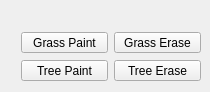
         <widget class="QWidget" name="tab_6" >
          <attribute name="title" >
           <string>Vegetation</string>
          </attribute>
          <widget class="QWidget" name="layoutWidget" >
           <property name="geometry" >
            <rect>
             <x>21</x>
             <y>31</y>
             <width>180</width>
             <height>52</height>
            </rect>
           </property>
           <layout class="QVBoxLayout" >
            <item>
             <layout class="QHBoxLayout" >
              <item>
               <widget class="QToolButton" name="grassPaint" >
                <property name="sizePolicy" >
                 <sizepolicy vsizetype="Fixed" hsizetype="Expanding" >
                  <horstretch>0</horstretch>
                  <verstretch>0</verstretch>
                 </sizepolicy>
                </property>
                <property name="toolTip" >
                 <string>Grass Paint</string>
                </property>
                <property name="text" >
                 <string>Grass Paint</string>
                </property>
                <property name="checkable" >
                 <bool>true</bool>
                </property>
               </widget>
              </item>
              <item>
               <widget class="QToolButton" name="grassErase" >
                <property name="sizePolicy" >
                 <sizepolicy vsizetype="Fixed" hsizetype="Expanding" >
                  <horstretch>0</horstretch>
                  <verstretch>0</verstretch>
                 </sizepolicy>
                </property>
                <property name="toolTip" >
                 <string>Grass Erase</string>
                </property>
                <property name="text" >
                 <string>Grass Erase</string>
                </property>
                <property name="checkable" >
                 <bool>true</bool>
                </property>
               </widget>
              </item>
             </layout>
            </item>
            <item>
             <layout class="QHBoxLayout" >
              <item>
               <widget class="QToolButton" name="treePaint" >
                <property name="sizePolicy" >
                 <sizepolicy vsizetype="Fixed" hsizetype="Expanding" >
                  <horstretch>0</horstretch>
                  <verstretch>0</verstretch>
                 </sizepolicy>
                </property>
                <property name="toolTip" >
                 <string>Tree Paint</string>
                </property>
                <property name="text" >
                 <string>Tree Paint</string>
                </property>
                <property name="checkable" >
                 <bool>true</bool>
                </property>
               </widget>
              </item>
              <item>
               <widget class="QToolButton" name="treeErase" >
                <property name="sizePolicy" >
                 <sizepolicy vsizetype="Fixed" hsizetype="Expanding" >
                  <horstretch>0</horstretch>
                  <verstretch>0</verstretch>
                 </sizepolicy>
                </property>
                <property name="toolTip" >
                 <string>Tree Erase</string>
                </property>
                <property name="text" >
                 <string>Tree Erase</string>
                </property>
                <property name="checkable" >
                 <bool>true</bool>
                </property>
               </widget>
              </item>
             </layout>
            </item>
           </layout>
          </widget>
         </widget>
